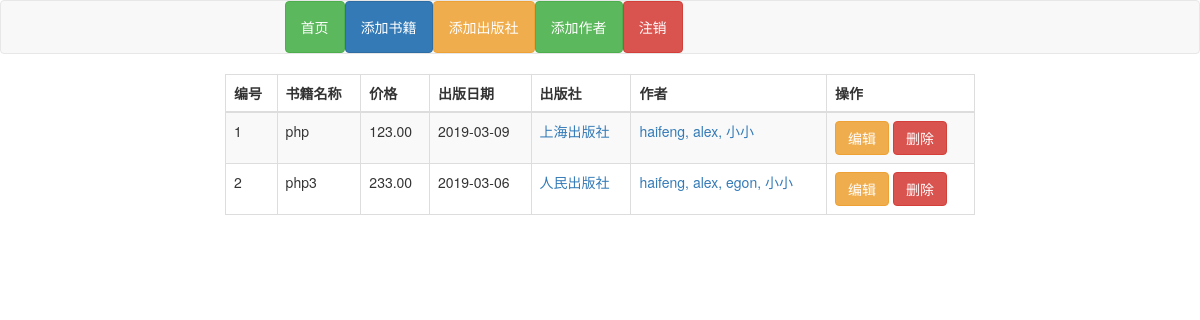
Page /author_book/1/list/ (signed in) on the committed database.
### web/models.py (models this page shows, shortened)
class Book(models.Model):
    title = models.CharField(max_length=32)
    publishDate = models.DateField()
    price = models.DecimalField(max_digits=5, decimal_places=2)  # 999.99
    publish = models.ForeignKey(to="Publish")
    authors = models.ManyToManyField(to='Author', )
    def __str__(self):
        return self.title

class Publish(models.Model):
    name = models.CharField(max_length=32)
    city = models.CharField(max_length=32)
    email = models.EmailField()

class Author(models.Model):
    name = models.CharField(verbose_name='作者', max_length=32)
    age = models.IntegerField()

### web/views.py (the view)
# urls.py: url(r'^author_book/(?P<pk>\d+)/list/$', views.author_book_list),
@login_check
def author_book_list(request, pk):
    print(pk)
    book_list = models.Author(pk=pk).book_set.all()
    print(book_list)
    return render(request, 'publish_book_list.html', {'book_list': book_list})

### web/views.py (called while the page is built)
def login_check(func):
    @wraps(func)
    def inner(request, *args, **kwargs):
        if request.session.get('userinfo'):
            ret = func(request, *args, **kwargs)
            return ret
        return login(request)
    return inner

### templates/publish_book_list.html
{% extends 'layout.html' %}
{% block content %}
    <div class="col-md-8 col-md-offset-2">
    {% include 'book_list_base.html' %}
    </div>
{% endblock %}

### templates/book_list_base.html
<table class="table table-bordered table-hover table-striped">
    <thead>
    <tr>
        <th>编号</th>
        <th>书籍名称</th>
        <th>价格</th>
        <th>出版日期</th>
        <th>出版社</th>
        <th>作者</th>
        <th>操作</th>
    </tr>
    </thead>
    <tbody>
    {% for book in book_list %}
        <tr>
            <td>{{ forloop.counter }}</td>
            <td>{{ book.title }}</td>
            <td>{{ book.price }}</td>
            <td>{{ book.publishDate|date:"Y-m-d" }}</td>
            <td>
                <a href="/publish_book/{{ book.publish.pk }}/list" class="click_a">{{ book.publish.name }}</a>
            </td>
            <td>
                {% for author in book.authors.all %}
                    {% if forloop.last %}
                        <span><a href="/author_book/{{ author.pk }}/list">{{ author.name }}</span></a>
                    {% else %}
                       <span><a href="/author_book/{{ author.pk }}/list">{{ author.name }}</span>,
                    {% endif %}
                {% endfor %}
            </td>
            <td>
                <a href="/book/{{ book.pk }}/change/" class="btn btn-warning">编辑</a>
                <a href="/book/{{ book.pk }}/delete/" class="btn btn-danger">删除</a>
            </td>
        </tr>
    {% endfor %}
    </tbody>
</table>

### rows in the picture
Book: title "php", price "123.00", publishDate "2019-03-09", publish.name "上海出版社"
Author: name "haifeng"
Author: name "alex"
Author: name "小小"
Book: title "php3", price "233.00", publishDate "2019-03-06", publish.name "人民出版社"
Author: name "egon"
